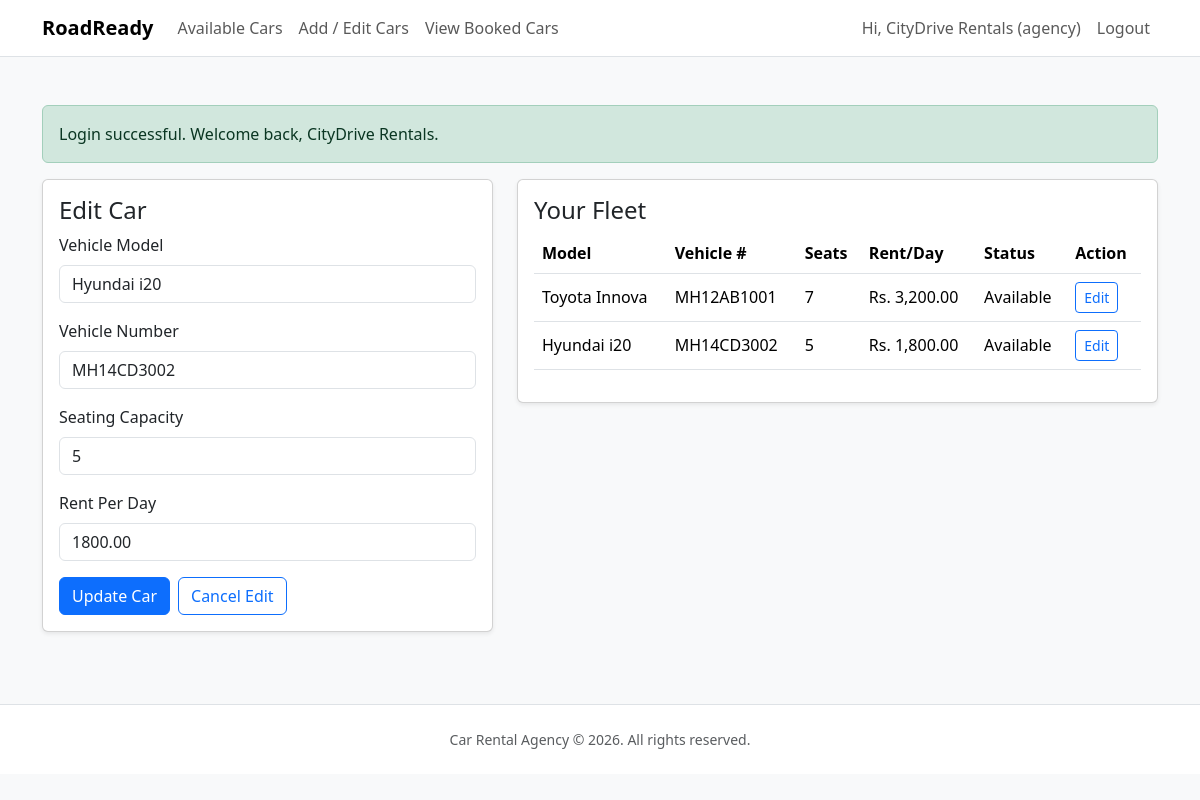
Page /agency_cars.php?edit=2 (signed in) on the committed database.
### tables this page shows
CREATE TABLE cars (
    id INT UNSIGNED AUTO_INCREMENT PRIMARY KEY,
    agency_id INT UNSIGNED NOT NULL,
    model VARCHAR(120) NOT NULL,
    vehicle_number VARCHAR(40) NOT NULL,
    seating_capacity INT UNSIGNED NOT NULL,
    rent_per_day DECIMAL(10, 2) NOT NULL,
    is_available TINYINT(1) NOT NULL DEFAULT 1,
    created_at TIMESTAMP DEFAULT CURRENT_TIMESTAMP,
    updated_at TIMESTAMP DEFAULT CURRENT_TIMESTAMP ON UPDATE CURRENT_TIMESTAMP,
    CONSTRAINT fk_cars_agency FOREIGN KEY (agency_id) REFERENCES users(id) ON DELETE CASCADE,
    CONSTRAINT uq_vehicle_number UNIQUE (vehicle_number)
);

### agency_cars.php (the view, shortened to what this page needs)
<?php
require_once __DIR__ . '/config/database.php';
require_once __DIR__ . '/includes/layout.php';
$agencyId = (int) currentUser()['id'];
$editingCar = null;
if (isset($_GET['edit'])) {
    $carId = (int) $_GET['edit'];
    $stmt = $pdo->prepare('SELECT * FROM cars WHERE id = ? AND agency_id = ? LIMIT 1');
    $stmt->execute([$carId, $agencyId]);
    $editingCar = $stmt->fetch();
}
$listQuery = $pdo->prepare('SELECT id, model, vehicle_number, seating_capacity, rent_per_day, is_available, created_at FROM cars WHERE agency_id = ? ORDER BY created_at DESC');
$listQuery->execute([$agencyId]);
$cars = $listQuery->fetchAll();
?>
<section class="row g-4">
    <div class="col-lg-5">
        <div class="card shadow-sm">
            <div class="card-body">
                <h2 class="h4"><?php echo $editingCar ? 'Edit Car' : 'Add New Car'; ?></h2>
                <form method="post">
                    <div class="mb-3">
                        <label class="form-label" for="model">Vehicle Model</label>
                        <input class="form-control" id="model" name="model" type="text" value="<?php echo htmlspecialchars($editingCar['model'] ?? ''); ?>" required>
                    </div>
                    <div class="mb-3">
                        <label class="form-label" for="vehicle_number">Vehicle Number</label>
                        <input class="form-control" id="vehicle_number" name="vehicle_number" type="text" value="<?php echo htmlspecialchars($editingCar['vehicle_number'] ?? ''); ?>" required>
                    </div>
                    <div class="mb-3">
                        <label class="form-label" for="seating_capacity">Seating Capacity</label>
                        <input class="form-control" id="seating_capacity" name="seating_capacity" type="number" min="1" value="<?php echo htmlspecialchars((string) ($editingCar['seating_capacity'] ?? '')); ?>" required>
                    </div>
                    <div class="mb-3">
                        <label class="form-label" for="rent_per_day">Rent Per Day</label>
                        <input class="form-control" id="rent_per_day" name="rent_per_day" type="number" min="1" step="0.01" value="<?php echo htmlspecialchars((string) ($editingCar['rent_per_day'] ?? '')); ?>" required>
                    </div>
                    <div class="d-flex gap-2">
                        <button class="btn btn-primary" type="submit"><?php echo $editingCar ? 'Update Car' : 'Add Car'; ?></button>
                        <?php if ($editingCar): ?>
                            <a class="btn btn-outline-primary" href="agency_cars.php">Cancel Edit</a>
                        <?php endif; ?>
                    </div>
                </form>
            </div>
        </div>
    </div>
    <div class="col-lg-7">
        <div class="card shadow-sm">
            <div class="card-body">
                <h2 class="h4">Your Fleet</h2>
                <?php if (!$cars): ?>
                    <p class="text-muted mb-0">No cars added yet.</p>
                <?php else: ?>
                    <div class="table-responsive">
                        <table class="table align-middle">
                            <thead>
                                <tr>
                                    <th>Model</th>
                                    <th>Vehicle #</th>
                                    <th>Seats</th>
                                    <th>Rent/Day</th>
                                    <th>Status</th>
                                    <th>Action</th>
                                </tr>
                            </thead>
                            <tbody>
                                <?php foreach ($cars as $car): ?>
                                    <tr>
                                        <td><?php echo htmlspecialchars($car['model']); ?></td>
                                        <td><?php echo htmlspecialchars($car['vehicle_number']); ?></td>
                                        <td><?php echo (int) $car['seating_capacity']; ?></td>
                                        <td>Rs. <?php echo number_format((float) $car['rent_per_day'], 2); ?></td>
                                        <td><?php echo (int) $car['is_available'] === 1 ? 'Available' : 'Booked'; ?></td>
                                        <td><a class="btn btn-sm btn-outline-primary" href="agency_cars.php?edit=<?php echo (int) $car['id']; ?>">Edit</a></td>
                                    </tr>
                                <?php endforeach; ?>
                            </tbody>
                        </table>
                    </div>
                <?php endif; ?>
            </div>
        </div>
    </div>
</section>

### rows in the picture
cars: model "Hyundai i20", vehicle_number "MH14CD3002", seating_capacity "5", rent_per_day "1800.00", rent_per_day "1,800.00", is_available "Available"
cars: model "Toyota Innova", vehicle_number "MH12AB1001", seating_capacity "7", rent_per_day "3,200.00", is_available "Available"

### other values in the picture
$user['name'] "CityDrive Rentals"
$role "agency"
$flash['message'] "Login successful. Welcome back, CityDrive Rentals."
